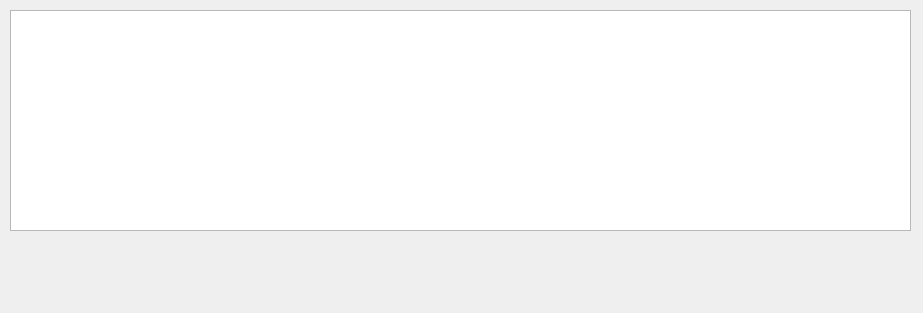
<?xml version="1.0" encoding="UTF-8"?>
<ui version="4.0">
 <class>edit_pipes_dlg</class>
 <widget class="QDialog" name="edit_pipes_dlg">
  <property name="geometry">
   <rect>
    <x>0</x>
    <y>0</y>
    <width>923</width>
    <height>313</height>
   </rect>
  </property>
  <property name="windowTitle">
   <string>Edit Pipes</string>
  </property>
  <widget class="QTableView" name="pipes_tbl">
   <property name="geometry">
    <rect>
     <x>10</x>
     <y>10</y>
     <width>901</width>
     <height>221</height>
    </rect>
   </property>
  </widget>
 </widget>
 <resources/>
 <connections/>
</ui>
